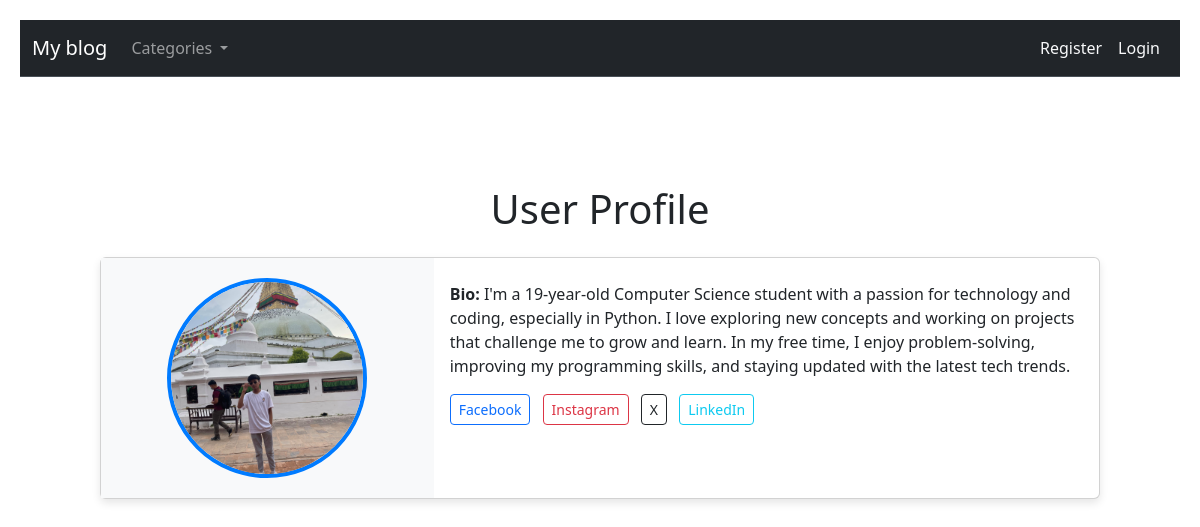
The page /members/profile/2 on the database its author committed.
### theblog/models.py (models this page shows, shortened)
class Profile(models.Model):
    user = models.OneToOneField(User, null=True, on_delete=models.CASCADE )
    bio = models.TextField()
    profile_pic = models.ImageField(null=True,blank=True,upload_to="images/profile/")
    facebook_url = models.CharField(null=True,blank=True,max_length=255)
    instagram_url = models.CharField(null=True,blank=True,max_length=255)
    X_url = models.CharField(null=True,blank=True,max_length=255)
    linkedin_url = models.CharField(null=True,blank=True,max_length=255)

### members/views.py (the view)
# urls.py: path('profile/<int:pk>',ShowProfilePageView.as_view(),name ="profile"),
class ShowProfilePageView(DetailView):
    model = Profile
    template_name = 'registration/user_profile.html'
    def get_context_data(self, *args,**kwargs) :
        context = super().get_context_data(*args,**kwargs)
        page_user = get_object_or_404(Profile, id=self.kwargs['pk'])
        context["page_user"] = page_user
        return context

### members/templates/registration/user_profile.html (shortened to what this page needs)
{% extends "base.html" %}
{% load static %}
{% block content %}
<div class="container mt-5">
    <div class="text-center mb-4">
        <h1>User Profile</h1>
    </div>
    <div class="card mb-3 mx-auto" style="max-width: 1000px; box-shadow: 0 4px 8px rgba(0, 0, 0, 0.1);">
        <div class="row g-0">
            <div class="col-md-4 d-flex align-items-center justify-content-center bg-light" style="padding: 20px;">
                {% if page_user.profile_pic %}
                    <img src="{{ page_user.profile_pic.url }}" class="rounded-circle" style="width: 200px; height: 200px; object-fit: cover; border: 4px solid #007bff;">
                {% else %}
                    <img src="{% static 'theblog/images/user-profile-icon-vector-avatar-600nw-2247726673.webp' %}" class="rounded-circle" style="width: 200px; height: 200px; object-fit: cover; border: 4px solid #007bff;">
                {% endif %}
            </div>
            <div class="col-md-8">
                <div class="card-body">
                    <p class="card-text"><strong>Bio:</strong> {{ page_user.bio }}</p>
                    <div class="social-links mt-3">
                        {% if page_user.facebook_url %}
                            <a href="{{ page_user.facebook_url }}" target="_blank" class="btn btn-outline-primary btn-sm me-2">
                                 Facebook
                            </a>
                        {% endif %}
                        {% if page_user.instagram_url %}
                            <a href="{{ page_user.instagram_url }}" target="_blank" class="btn btn-outline-danger btn-sm me-2">
                                 Instagram
                            </a>
                        {% endif %}
                        {% if page_user.X_url %}
                            <a href="{{ page_user.X_url }}" target="_blank" class="btn btn-outline-dark btn-sm me-2">
                                 X
                            </a>
                        {% endif %}
                        {% if page_user.linkedin_url %}
                            <a href="{{ page_user.linkedin_url }}" target="_blank" class="btn btn-outline-info btn-sm">
                                 LinkedIn
                            </a>
                        {% endif %}
                    </div>
                </div>
            </div>
        </div>
    </div>
</div>
{% endblock content %}

### theblog/templates/base.html (style rules this page uses)
body { padding: 20px; }
.container { margin-top: 20px; padding: 20px; }

### rows shown on the page
Profile: profile_pic (picture), bio "I'm a 19-year-old Computer Science student with a passion for technology and coding, especially in Python. I love exploring new concepts and working on projects that challenge me to grow and learn. In my free time, I enjoy problem-solving, improving my programming skills, and staying updated with the latest tech trends."
